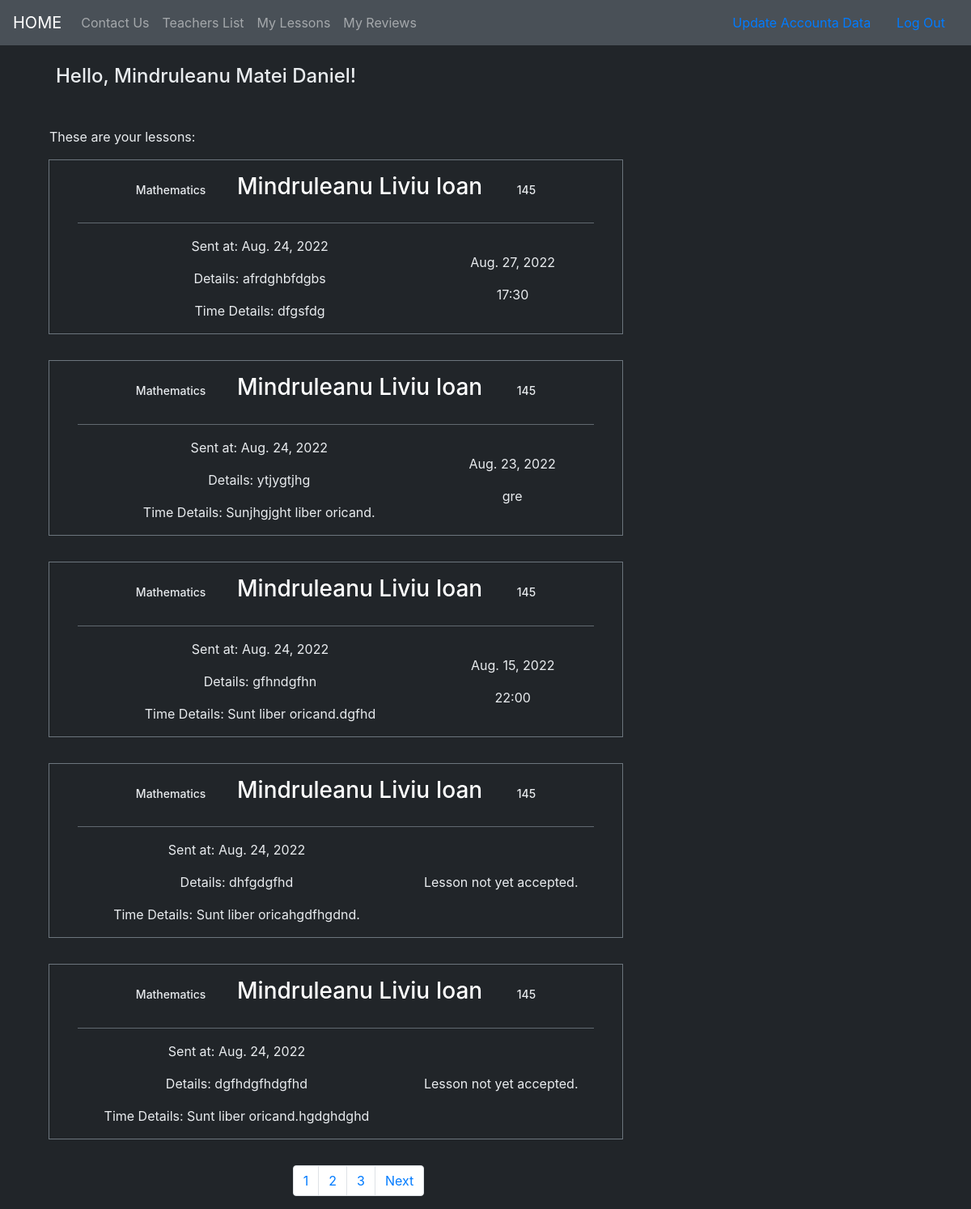
The page /lessons/s/8/ (signed in) on the database as committed earlier.
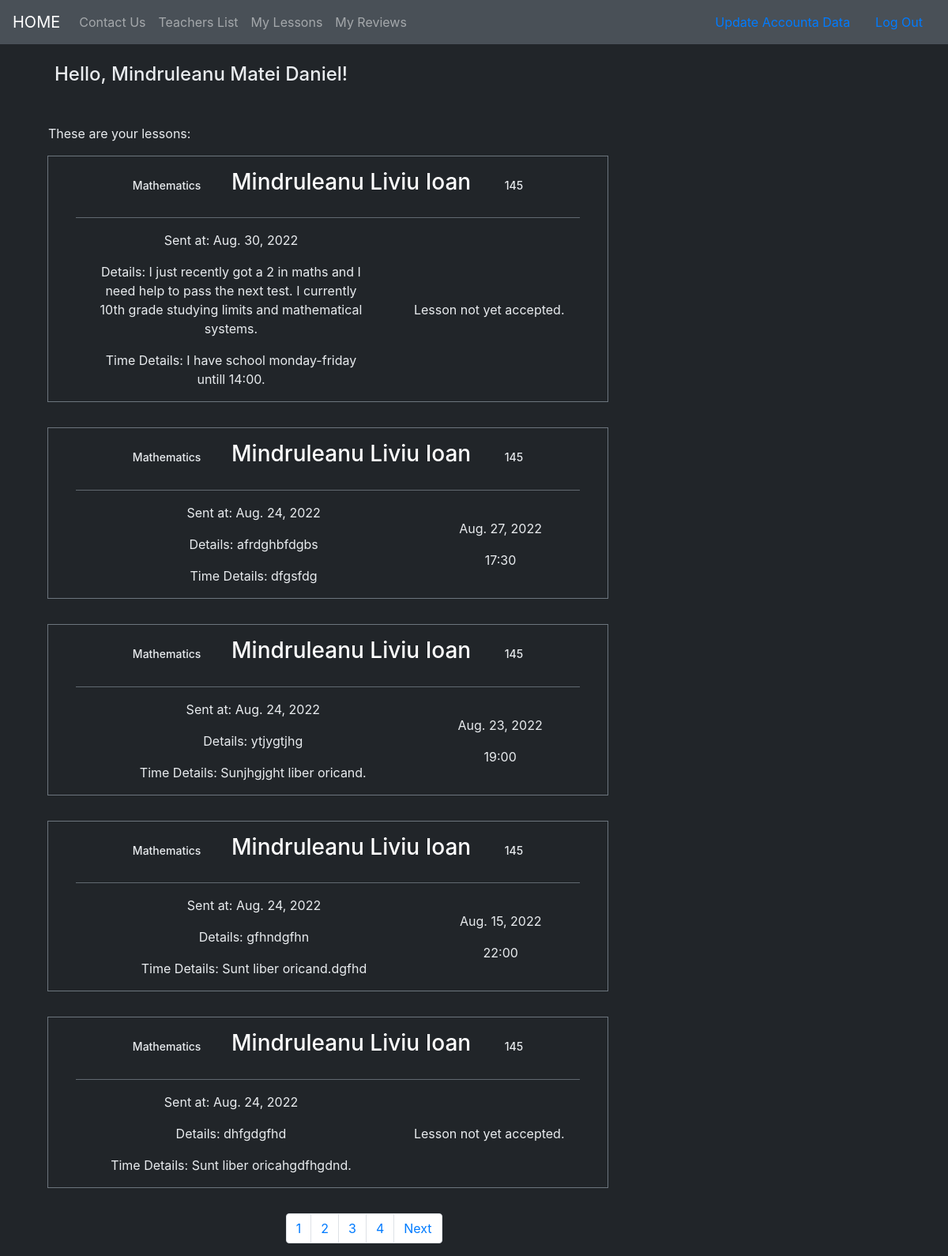
The same page on the database as committed later.
### lessons/models.py (models this page shows, shortened)
class Lesson(models.Model):
    user = models.ForeignKey(User, on_delete=models.CASCADE)
    teacher = models.ForeignKey(Teacher, on_delete=models.CASCADE, null=True)
    sent_date = models.DateField(auto_now_add=True)
    accepted = models.BooleanField(default=False)
    planned_date = models.DateField(auto_now_add=False, null=True, blank=True)
    planned_time = models.CharField(max_length=164, null=True, blank=True)
    description = models.TextField()
    time_description = models.TextField(default="Sunt liber oricand.")
    class Meta:
        ordering = ["-sent_date"]

### accounts/models.py (models this page shows, shortened)
class Teacher(models.Model):
    user = models.OneToOneField(User, on_delete=models.CASCADE, primary_key=True)
    subject = models.ForeignKey(Subject, on_delete=models.SET_NULL, null=True)
    price = models.IntegerField(default=100)

class Subject(models.Model):
    name = models.CharField(max_length=264)
    def __str__(self):
        return self.name

class User(AbstractUser):
    phone_number = models.CharField(max_length=10,blank=False, validators=[phone_number_validator], unique=True)
    email = models.EmailField(unique=True)
    is_student = models.BooleanField(default=False)
    is_teacher = models.BooleanField(default=False)

### lessons/views.py (the view)
# urls.py: path('s/<int:pk>/', views.StudentLessons.as_view(), name='student_lessons'),
@method_decorator([login_required, student_required], name='dispatch')
class StudentLessons(generic.ListView):
    model = Lesson
    template_name = 'lessons/student_lessons_list.html'
    paginate_by = 5
    def get_queryset(self):
        queryset = super(StudentLessons, self).get_queryset()
        queryset = queryset.filter(user=self.request.user)
        return queryset
    def get_context_data(self,**kwargs):
        context = super().get_context_data(**kwargs)
        context['user'] = self.request.user
        return context

### lessons/templates/lessons/student_lessons_list.html
{% extends "base.html" %}
{% load bootstrap_icons %}
{% block extra_css %}
    {% load static %}
    <link rel="stylesheet" type="text/css" href="{% static 'invicta/css/lessons_and_reviews.css' %}" >
{% endblock %}
{% block content %}
    <h4 class="list-title">Hello, {{user.first_name}} {{user.last_name}}!</h4>
    <p class="list-paragraph">These are your lessons:</p>
    <div class="col-md-8">
        {% for lesson in object_list  %}
            {% include "lessons/_student_lesson.html" %}
        {% endfor %}
        {% include "_pagination.html" %}
    </div>
{% endblock %}

### lessons/templates/lessons/_student_lesson.html (shortened to what this page needs)
{% load bootstrap_icons %}
<div class="lessons_list_div">
    <h3 class="lesson_title">
        <span> {{lesson.teacher.subject}} </span>
        <a class="lessons-a" href="{% url 'profiles:profile_detail' slug=lesson.teacher.profile.slug %}">
            {{ lesson.teacher.user.first_name }} {{ lesson.teacher.user.last_name }}
        </a>
        <span>
            {{lesson.teacher.price}}
        </span>
    </h3>
    <hr class="lesson_hr">
    <div class="lesson_info">
        <div class="student_lesson_left_side">
            <p>
                Sent at: {{ lesson.sent_date }}
            </p>
            <p>
                Details: {{ lesson.description }}
            </p>
            <p>
                Time Details: {{ lesson.time_description }}
            </p>
        </div>
        <div class="student_lesson_right_side">
            {% if lesson.accepted %}
                <p>
                    {{ lesson.planned_date }}
                </p>
                <p>
                    {{ lesson.planned_time }}
                </p>
            {% else %}
                <p>Lesson not yet accepted.</p>
            {% endif %}
        </div>
    </div>
</div>

Rows that differ between the two databases and show on the page:
no longer on this page (row unchanged): Lesson: teacher.subject "Mathematics", teacher.user.first_name "Mindruleanu", teacher.user.last_name "Liviu Ioan", teacher.price "145", sent_date "Aug. 24, 2022", description "dgfhdgfhdgfhd", time_description "Sunt liber oricand.hgdghdghd", accepted "Lesson not yet accepted."
added Lesson: teacher.subject "Mathematics", teacher.user.first_name "Mindruleanu", teacher.user.last_name "Liviu Ioan", teacher.price "145", sent_date "Aug. 30, 2022", description "I just recently got a 2 in maths and I need help to pass the next test. I currently 10th grade studying limits and mathematical systems.", time_description "I have school monday-friday untill 14:00.", accepted "Lesson not yet accepted."
changed Lesson "ytjygtjhg": planned_time "gre" → "19:00"
Other text that changed with them:
new list line: "4"
